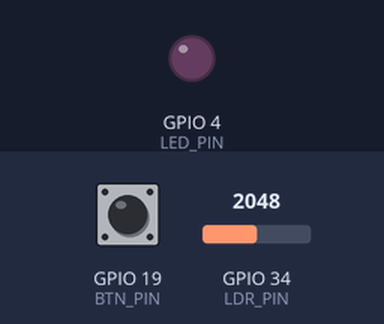
Recording of a sketch running on a simulated ESP32. Shown: output pins drawn as LEDs (lit = HIGH). Inputs (shaded band) come from the test bench; at power-on: GPIO 19 (BTN_PIN) HIGH, GPIO 34 (LDR_PIN) = 2048. WiFi joins after 1.5 s; servers stay silent unless stated; uploads are accepted with an empty reply; what the sketch prints to the serial monitor is not drawn.

Above: at 3.1 s.
3.2 s: GPIO 19 (BTN_PIN) pulled LOW for 0.15 s
At 3.92 s:
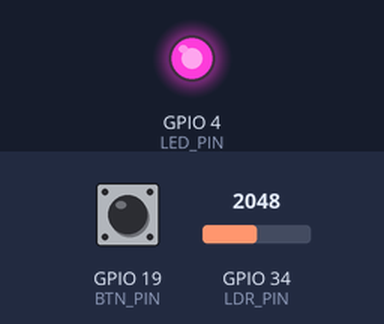
At 10.91 s:
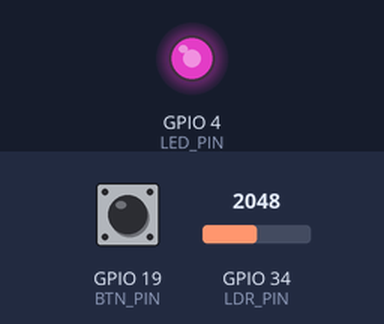
Timing chart, 0 to 20.4 s (numbered marks = the images above; inputs shaded):
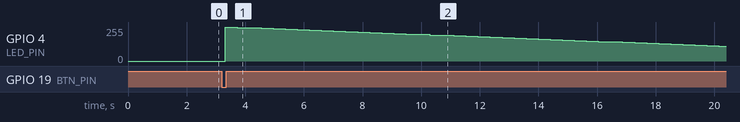

Measured:
- after the input at 3.2 s, GPIO 4 (LED_PIN): 0/255 → 255/255 after 0.12 s, → 251/255 0.40 s later, → 248/255 0.41 s later, → 244/255 0.41 s later, … (42 changes in this stretch)

The sketch:

sketch.ino
```cpp
#include <Arduino.h>
#include <WiFi.h>
#include <HTTPClient.h>
#include <ArduinoJson.h>


const int LED_PIN     = 4; //ni buat nyalain lampu
const int BTN_PIN     = 19; // buat nerima input tombol
const int LDR_PIN     = 34; // ini buat ngedetek gelap

// buat konfigurasi PWM sama Timer
const int TIMER_DETIK    = 30;
const int PWM_FREQ       = 5000;
const int PWM_RESOLUTION = 8;

// ini wifi
const char* WIFI_SSID     = "Wokwi-GUEST";
const char* WIFI_PASSWORD = "";

// ini firebase rest api nya
const char* FIREBASE_URL = "https://lampu-tidur-otomatis-default-rtdb.asia-southeast1.firebasedatabase.app";

bool          isOn       = false;
unsigned long startTime  = 0;
unsigned long lastUpload = 0;
unsigned long lastCheck  = 0;
const int     UPLOAD_MS  = 300;  // kirim ke Firebase tiap 300ms saat fade
const int     CHECK_MS   = 500;  // cek remoteOn tiap 500ms

// ini patch (kirim data) ke firebase
void firebasePatch(String path, String json) {
  if (WiFi.status() != WL_CONNECTED) return;
  HTTPClient http;
  http.begin(String(FIREBASE_URL) + path + ".json");
  http.addHeader("Content-Type", "application/json");
  int code = http.PATCH(json);
  if (code < 0) Serial.println("PATCH error: " + String(code));
  http.end();
}

// ini nerima data Get
String firebaseGet(String path) {
  if (WiFi.status() != WL_CONNECTED) return "null";
  HTTPClient http;
  http.begin(String(FIREBASE_URL) + path + ".json");
  int code = http.GET();
  String result = "null";
  if (code == 200) result = http.getString();
  http.end();
  return result;
}


void uploadStatus(bool lampuOn, int brightness) {
  int  ldrVal = analogRead(LDR_PIN);
  bool gelap  = ldrVal > 1660;

  // /lampu
  String jsonLampu = "{";
  jsonLampu += "\"status\":"     + String(lampuOn ? "true" : "false") + ",";
  jsonLampu += "\"brightness\":" + String(brightness) + ",";
  jsonLampu += "\"timestamp\":"  + String(millis()) + ",";
  jsonLampu += "\"remoteOn\":false";
  jsonLampu += "}";
  firebasePatch("/lampu", jsonLampu);

  // /sensor
  String jsonSensor = "{";
  jsonSensor += "\"ldr\":"          + String(ldrVal) + ",";
  jsonSensor += "\"kondisiGelap\":" + String(gelap ? "true" : "false");
  jsonSensor += "}";
  firebasePatch("/sensor", jsonSensor);
}

// ini remote dari dashboard
bool cekRemoteOn() {
  String val = firebaseGet("/lampu/remoteOn");
  val.trim();
  if (val == "true") {
    firebasePatch("/lampu", "{\"remoteOn\":false}");
    return true;
  }
  return false;
}

bool kondisiGelap() {
  int val = analogRead(LDR_PIN);
  Serial.print("Nilai LDR: ");
  Serial.println(val);
  return val > 1660;
}

void setup() {
  Serial.begin(115200);
  Serial.println("=== Bloomy Smart Night Lamp ===");

  ledcAttach(LED_PIN, PWM_FREQ, PWM_RESOLUTION);
  pinMode(BTN_PIN, INPUT_PULLUP);
  analogSetAttenuation(ADC_11db);

  WiFi.begin(WIFI_SSID, WIFI_PASSWORD);
  Serial.print("Menghubungkan ke WiFi");
  int retry = 0;
  while (WiFi.status() != WL_CONNECTED && retry < 30) {
    delay(500);
    Serial.print(".");
    retry++;
  }
  if (WiFi.status() == WL_CONNECTED) {
    Serial.println("\nWiFi terhubung! IP: " + WiFi.localIP().toString());
    uploadStatus(false, 0);
    Serial.println("Firebase: status awal dikirim.");
  } else {
    Serial.println("\nGagal konek WiFi.");
  }

  Serial.println("Setup selesai. Tekan tombol untuk menyalakan lampu.");
}

void loop() {
  int  ldrVal = analogRead(LDR_PIN);
  bool gelap  = ldrVal > 1660;

  // tombol fisiknya
  if (digitalRead(BTN_PIN) == LOW && !isOn && gelap) {
    isOn      = true;
    startTime = millis();
    ledcWrite(LED_PIN, 255);
    Serial.println(">> Lampu MENYALA via tombol!");
    uploadStatus(true, 255);
  }

  // buat cek remote on dama update sensornya
  if (!isOn && millis() - lastCheck >= CHECK_MS) {
    lastCheck = millis();

    // Selalu kirim data sensor terbaru
    String jsonSensor = "{";
    jsonSensor += "\"ldr\":"          + String(ldrVal) + ",";
    jsonSensor += "\"kondisiGelap\":" + String(gelap ? "true" : "false");
    jsonSensor += "}";
    firebasePatch("/sensor", jsonSensor);

    // Cek apakah dashboard minta nyala
    if (gelap && cekRemoteOn()) {
      isOn      = true;
      startTime = millis();
      ledcWrite(LED_PIN, 255);
      Serial.println(">> Lampu MENYALA via Dashboard Remote!");
      uploadStatus(true, 255);
    }
  }

  // ini buat fadeoutnya
  if (isOn) {
    unsigned long elapsed = millis() - startTime;
    unsigned long total   = (unsigned long)TIMER_DETIK * 1000;

    if (elapsed >= total) {
      ledcWrite(LED_PIN, 0);
      isOn = false;
      Serial.println(">> Lampu MATI. Fade out selesai.");
      uploadStatus(false, 0);
    } else {
      int bri = 255 - (int)((elapsed * 255UL) / total);
      ledcWrite(LED_PIN, bri);

      if (millis() - lastUpload >= UPLOAD_MS) {
        lastUpload = millis();
        Serial.printf("Brightness: %d | Sisa: %.1f s | LDR: %d\n",
                      bri, (total - elapsed) / 1000.0, ldrVal);
        uploadStatus(true, bri);
      }
    }
  }

  delay(10);
}
```
